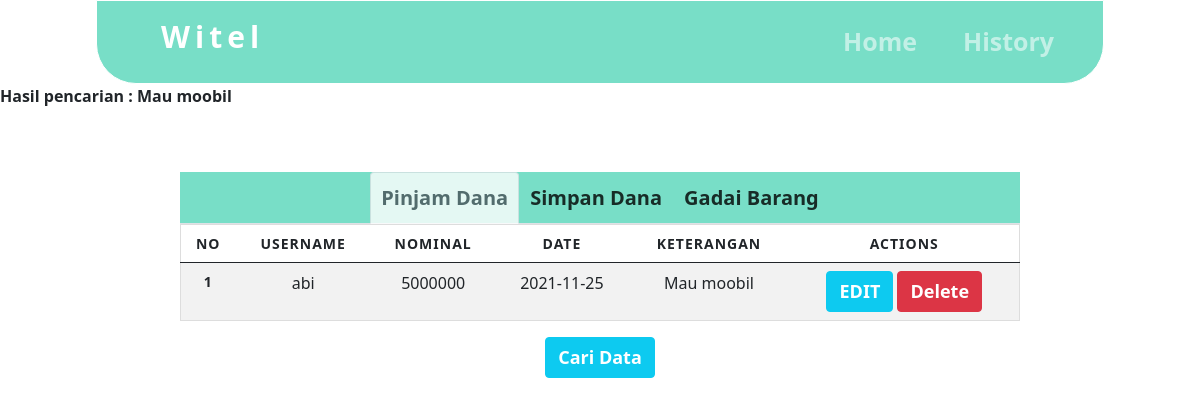
Screenshot of /history.php?cari=Mau moobil with the database file from the repository.
### tables this page shows
CREATE TABLE `pinjam` (
  `id_pinjam` int(20) NOT NULL,
  `username` varchar(20) NOT NULL,
  `nominal` int(20) NOT NULL,
  `date` date NOT NULL,
  `keterangan` text NOT NULL,
  `cicil` int(20) NOT NULL
);

### history.php (the view, shortened to what this page needs)
<?php
$sessionuser = $_SESSION['username'];
?>
<!DOCTYPE html>
<html>
<head>
	<link href="https://cdn.jsdelivr.net/npm/bootstrap@5.0.2/dist/css/bootstrap.min.css" rel="stylesheet">
</head>
<body>
	<nav id="web-navbar" style="color: #0F044C;" class="cont-nav navbar navbar-expand-lg navbar-dark  py-2">
		<a class="navbar-brand witel" href="index.php">Witel</a>
		<div class="collapse navbar-collapse" id="navbarSupportedContent">
			<ul class="navbar-nav ml-auto container-textt">
				<li class="nav-item active">
					<a class="textt nav-link" href="index.php">Home</a>
				</li>
				<li class="nav-item">
					<a class=" textt nav-link" onclick="return invalid(this)" href="history.php?user=<?php echo $sessionuser ?>">History</a>
				</li>
				<li class="nav-item">
					<a href="#">
						<p class=" textt nav-link"><?php echo $sessionuser ?></p>
					</a>
				</li>
			</ul>
		</div>
	</nav>
	<?php
	if (isset($_GET['cari'])) {
		$cari = $_GET['cari'];
		echo "<b>Hasil pencarian : " . $cari . "</b>";
	}
	?>
	<div class="container-his">
		<div class="nav nav-tabs" id="nav-tab" role="tablist" style="background-color: #78DEC7;">
			<button class="nav-link simpin active" onclick="active" id="nav-home-tab" data-bs-toggle="tab" data-bs-target="#nav-home" type="button" role="tab" aria-controls="nav-home" aria-selected="true">
				Pinjam Dana
			</button>
			<button class="nav-link simpin" id="nav-profile-tab" data-bs-toggle="tab" data-bs-target="#nav-profile" type="button" role="tab" aria-controls="nav-profile" aria-selected="false">
				Simpan Dana
			</button>
			<button class="nav-link simpin" id="nav-non-tab" data-bs-toggle="tab" data-bs-target="#nav-non" type="button" role="tab" aria-controls="nav-non" aria-selected="false">
				Gadai Barang
			</button>
		</div>
		<div class="tab-content" id="nav-tabContent">
			<div class="tab-pane fade show active" id="nav-home" role="tabpanel" aria-labelledby="nav-home-tab">
				<table class="table table-striped">
					<thead>
						<tr>
							<th scope="col">No</th>
							<th scope="col">Username</th>
							<th scope="col">Nominal</th>
							<th scope="col">Date</th>
							<th scope="col">Keterangan</th>
							<th scope="col">Actions</th>
						</tr>
					</thead>
					<?php
					include 'config.php';
					$data = mysqli_query($connect, "SELECT * from pinjam where username like '$sessionuser'");
					if (isset($_GET['cari'])) {
						$cari = $_GET['cari'];
						$data = mysqli_query($connect, "SELECT * from pinjam where keterangan like '%" . $cari . "%'");
					} else {
						$data = mysqli_query($connect, "SELECT * from pinjam where username like '$sessionuser'");
					}
					$no = 1;
					while ($d = mysqli_fetch_array($data)) {
					?>
						<tr>
							<th scope="row"><?php echo $no++; ?></th>
							<td><?php echo $d['username']; ?>
							<td><?php echo $d['nominal']; ?></td>
							<td><?php echo $d['date']; ?></td>
							<td><?php echo $d['keterangan']; ?></td>
							<td>
								<button type="button" class="btn btn-info"><a href="pinjam/edit-pinjam.php?id=<?php echo $d['id_pinjam']; ?>">EDIT</a></button>
								<button type="button" class="btn btn-danger"><a href="proses.php?action=deletepinjam&id=<?php echo $d['id_pinjam']; ?>" onclick="alert('Berhasil Menghapus Data')">Delete</a></button>
							</td>
						</tr>
					<?php
					}
					?>
				</table>
			</div>
			<div class="container">
				<button type="button" class="btn btn-info"><a href="search.php">Cari Data</a></button>
			</div>
		</div>
	</div>
</body>
</html>

### history.php (style rules this page uses)
body { background-color: #ffff; }
.cont-nav { border: 1px solid white; margin-right: 10vw; margin-left: 10vw; background: #78DEC7; }
.textt { font-size: 24px; font-weight: 600; word-spacing: 20px; margin: 0px 15px 0px 15px; }
.cont-nav { margin-right: 8vw; margin-left: 8vw; background: #78DEC7; border-bottom-right-radius: 40px; border-bottom-left-radius: 40px; }
a, a .nav-link { text-decoration: none !important; }
.witel { letter-spacing: 5px; font-size: 30px; padding-left: 4rem; padding-bottom: 1rem; }
@media only screen and (max-width: 1460px) { * { transition: .6s; } }
@media only screen and (max-width: 1460px) { .textt { position: relative; left: -13%; } }
@media only screen and (max-width: 1260px) { .textt { position: relative; left: 27%; } }
.textt { box-sizing: border-box; padding: 10px; text-align: justify; font-size: 25PX; position: relative; left: 45vw; }
.container-his { box-sizing: border-box; width: 70%; position: relative; left: 15%; margin-top: 4rem; height: auto; }
.simpin { font-size: 20px; font-weight: 600; padding: 10px; color: black; opacity: 0.8; }
.nav { display: flex; justify-content: center; }
a { text-decoration: none; color: #ffff; font-size: 18px; font-weight: 600; }
table { border: 1px solid #ccc; border-collapse: collapse; margin: 0; padding: 0; width: 100%; }
table tr { border: 1px solid #ddd; padding: 5px; }
table th, table td { padding: 10px; text-align: center; }
table th { font-size: 14px; letter-spacing: 1px; text-transform: uppercase; }
.container { display: flex; justify-content: center }

### rows the page displays
pinjam: username "abi", nominal "5000000", date "2021-11-25", keterangan "Mau moobil"

### other values shown
$cari "Mau moobil"
